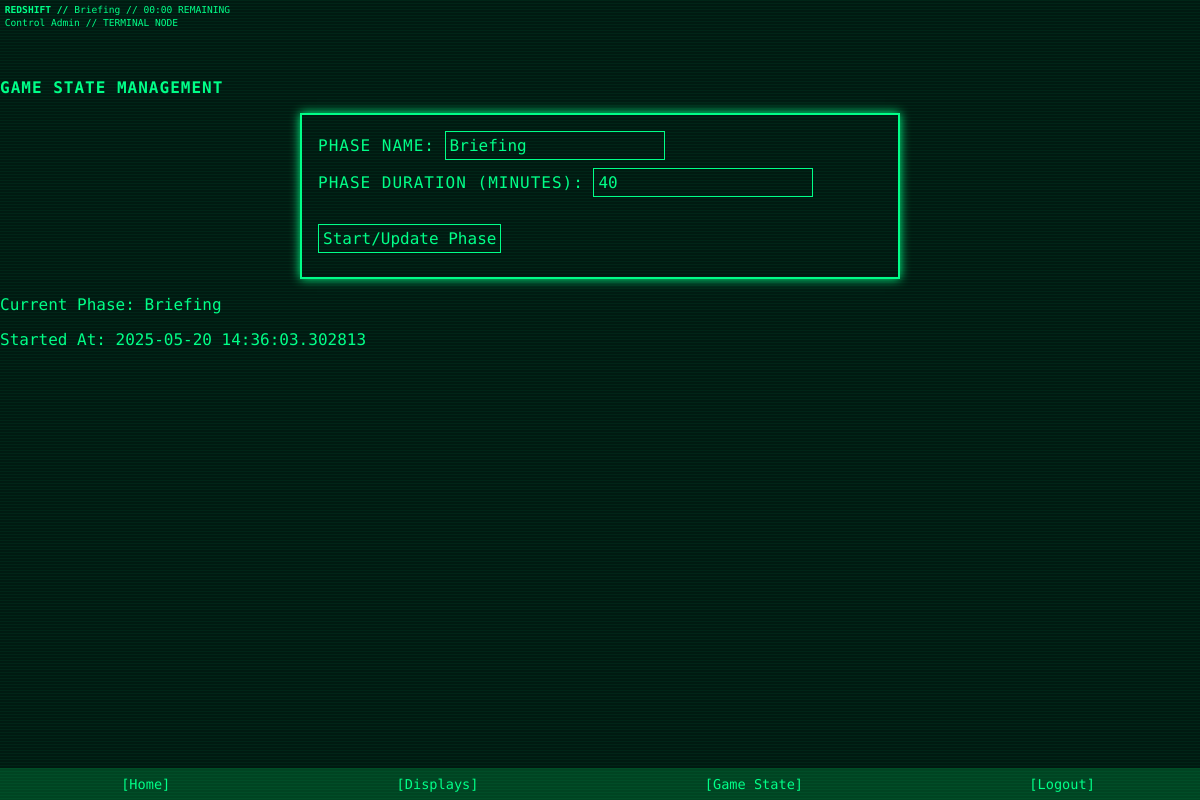
Screenshot of /control/game_state (signed in) with the database file from the repository.
### app/models.py (models this page shows)
class GameState(db.Model):
    id = db.Column(db.Integer, primary_key=True, default=1)
    current_phase = db.Column(db.String(50), default="Not Started")
    phase_started_at = db.Column(db.DateTime, nullable=True)
    phase_duration_minutes = db.Column(db.Integer, default=40)
    alert_level = db.Column(db.String(20), default="Nominal")

class User(UserMixin, db.Model):
    id = db.Column(db.Integer, primary_key=True)
    username = db.Column(db.String(64), unique=True, nullable=False)
    email = db.Column(db.String(120), unique=True, nullable=False)
    password = db.Column(db.String(128), nullable=False)
    is_verified = db.Column(db.Boolean, default=False)
    role = db.Column(db.String(20), default='Player')  # 'Player' or 'Control'
    theme = db.Column(db.String(32), default='theme-green')
    character = db.relationship("Character", backref="user", uselist=False)

### app/routes.py (the view, shortened to what this page needs)
@main_bp.route('/control/game_state', methods=['GET', 'POST'])
@login_required
def control_game_state():
    if current_user.role != 'Control':
        abort(403)
    state = GameState.query.get(1)
    now = datetime.now()
    if not state:
        state = GameState(id=1)
        db.session.add(state)
        db.session.commit()
    return render_template('control/game_state.html', state=state, now=now)

### app/models.py (called while the page is built)
@login_manager.user_loader
def load_user(user_id):
    return User.query.get(int(user_id))

### app/templates/control/game_state.html
{% extends "base.html" %}
{% block content %}
<h2>Game State Management</h2>
<form method="POST">
  <label>Phase Name:</label>
  <input type="text" name="phase" required value="{{ state.current_phase }}"><br>
  <label>Phase Duration (minutes):</label>
  <input type="number" name="duration" value="{{ state.phase_duration_minutes }}"><br><br>
  <button type="submit">Start/Update Phase</button>
</form>
<p>Current Phase: {{ state.current_phase }}</p>
<p>Started At: {{ state.phase_started_at or 'Not started yet' }}</p>
{% endblock %}

### app/templates/base.html (shortened to what this page needs)
<!DOCTYPE html>
<html lang="en">
<head>
  <link rel="stylesheet" href="{{ url_for('static', filename='css/retro.css') }}">
</head>
<body class="{{ current_user.theme if current_user.is_authenticated else 'theme-green' }}">
<div class="top-bar">
  <div>
    <strong>REDSHIFT //</strong>
    {% if state %}
      {{ state.current_phase }} //
      {% if state.phase_started_at %}
        <span id="phase-timer"></span>
      {% else %}
        Not started
      {% endif %}
    {% else %}
      STATE UNKNOWN
    {% endif %}
  </div>
  <div>
    {{ current_user.role if current_user.is_authenticated else "GUEST" }}
    {{ current_user.username }} // TERMINAL NODE
  </div>
</div>
<main class="main-content">
  {% block content %}{% endblock %}
</main>
<div class="nav-bar-bottom">
  {% if current_user.is_authenticated %}
  <a href="{{ url_for('main.dashboard') }}">Home</a>
    {% if current_user.role == 'Control' %}
    <a href="{{ url_for('main.manage_displays') }}">Displays</a>
    <a href="{{ url_for('main.control_game_state') }}">Game State</a>
    {% else %}
      {% if character %}
        <a href="{{ url_for('main.edit_character') }}">Edit</a>
      {% else %}
        <a href="{{ url_for('main.claim_character') }}">Create Char</a>
      {% endif %}
    {% endif %}
    <a href="{{ url_for('auth.logout') }}">Logout</a>
  {% else %}
    <a href="{{ url_for('auth.login') }}">Login</a>
    <a href="{{ url_for('auth.register') }}">Register</a>
  {% endif %}
</div>
</body>
</html>

### app/static/css/retro.css (style rules this page uses)
:root { --color-bg: #001a11; }
.theme-green { --color-fg: #00ff88; --color-accent: #00ffaa; --color-border: #00cc88; --color-muted: #004422; }
@media (min-width: 600px) { body { background-color: var(--color-bg); color: var(--color-fg); font-family: 'Share Tech Mono', monospace; margin: 0; padding: 0; animation: flickerAnim 3.6s infinite alternate; } }
@media (min-width: 600px) { a, h1, h2, h3, p, label, input, textarea, button, .nav-bar, .panel { animation: flickerAnim 3.6s infinite alternate; } }
@media (min-width: 600px) { body::before { content: ""; position: fixed; top: 0; left: 0; width: 100%; height: 100%; pointer-events: none; background: repeating-linear-gradient( to bottom, rgba(0, 255, 136, 0.05) 0px, rgba(0, 255, 136, 0.05) 1px, transparent 1px, transparent 3px ); z-index: 9999; animation: roll 60s linear infinite; } }
a { text-decoration: none; color: var(--color-fg) }
a:before { content: "["; color: var(--color-fg) }
a:after { content: "]"; color: var(--color-fg) }
form, .panel, .container { border: 2px solid var(--color-fg); padding: 1rem; margin: 1rem auto; max-width: 600px; background-color: var(--color-bg); box-shadow: 0 0 10px var(--color-fg); width: 100%; box-sizing: border-box; }
input, textarea, button { background-color: var(--color-bg); color: var(--color-fg); border: 1px solid var(--color-fg); font-family: inherit; padding: 0.25rem; margin-bottom: 0.5rem; box-sizing: border-box; font-size: 1rem; }
h1, h2, h3, label { text-transform: uppercase; letter-spacing: 1px; font-size: 1rem; }
.top-bar { background-color: var(--color-bg); color: var(--color-fg); padding: 0.5em; line-height: 1.1; white-space: normal; display: flex; flex-direction: column; gap: 0.25em; text-transform: capitalize; font-size: 0.6em; }
.main-content { padding-top: 2rem; }
.nav-bar-bottom { position: fixed; bottom: 0; width: 100%; background-color: var(--color-muted); display: flex; justify-content: space-around; padding: 0.5rem; z-index: 100; }
.nav-bar-bottom a { font-size: 0.85rem; color: var(--color-fg); text-decoration: none; }

### rows the page displays
GameState: current_phase "Briefing", phase "Briefing", duration "40", phase_started_at "2025-05-20 14:36:03.302813"
User: role "Control", username "Admin"
